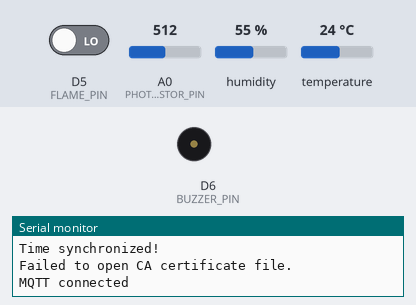
Simulated run of this sketch. Board: ESP8266 (NodeMCU). Parts: buzzer (waves = sounding), the last lines printed to the serial monitor. The test bench sets the inputs (shaded band); at power-on: D5 (FLAME_PIN) LOW, A0 (PHOTORESISTOR_PIN) = 512, humidity 55 %, temperature 24 °C. WiFi joins after 1.5 s; servers stay silent unless stated; the local clock reads 2024-03-15 10:24:30 at power-on unless the sketch sets it; storage starts empty; no MQTT or app messages arrive unless stated.

Above: at 2.7 s.
2.8 s: D5 (FLAME_PIN) driven HIGH
At 3.5 s:
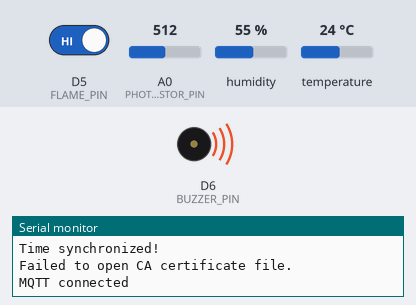
4.5 s: D5 (FLAME_PIN) driven LOW
At 5.9 s:
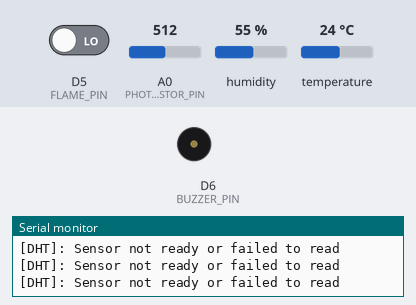
Timing chart, 0 to 7.5 s (numbered marks = the images above; inputs shaded):
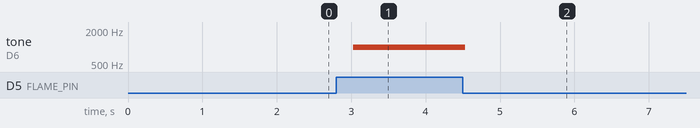

Measured:
- after the input at 2.8 s, tone on D6 (BUZZER_PIN): silent → 1000 Hz after 0.23 s
- after the input at 4.5 s, tone on D6 (BUZZER_PIN): 1000 Hz → silent at once

The sketch:

project.ino
```cpp
#include <ESP8266WiFi.h>
#include <WiFiClientSecure.h>
#include <PubSubClient.h>
#include <LittleFS.h>
#include <time.h>

const bool SILENCE_SENSOR_LOGS = 1;
const char* TEMPERATURE_TOPIC = "lnola/sensor/temperature";
const char* HUMIDITY_TOPIC = "lnola/sensor/humidity";
const char* PHOTORESISTOR_TOPIC = "lnola/sensor/light-level";
const char* FLAME_TOPIC = "lnola/sensor/flame";

const char* WIFI_SSID = "Ferrotel";
const char* WIFI_PASSWORD = "ferrotel2018";
const char* MQTT_SERVER = "188.245.235.247";
const int MQTT_PORT = 8883;

WiFiClientSecure wifiClient;
PubSubClient mqtt(wifiClient);

void setup_wifi() {
  Serial.print("Connecting to WiFi...");
  WiFi.begin(WIFI_SSID, WIFI_PASSWORD);
  while (WiFi.status() != WL_CONNECTED) {
    delay(500);
    Serial.print(".");
  }
  Serial.println("\nWiFi connected!");
}

void configure_time() {
  configTime(0, 0, "pool.ntp.org", "time.nist.gov");
  Serial.print("Waiting for time sync...");
  while (time(nullptr) < 100000) {
    delay(500);
    Serial.print(".");
  }
  Serial.println("\nTime synchronized!");
}

void load_certificates() {
  if (!LittleFS.begin()) {
    Serial.println("Failed to mount LittleFS.");
    return;
  }

  File caCertFile = LittleFS.open("/ca.crt", "r");
  if (!caCertFile) {
    Serial.println("Failed to open CA certificate file.");
    return;
  }
  String caCert = caCertFile.readString();
  caCertFile.close();
  wifiClient.setTrustAnchors(new BearSSL::X509List(caCert.c_str()));

  File clientCertFile = LittleFS.open("/client.crt", "r");
  if (!clientCertFile) {
    Serial.println("Failed to open client certificate file.");
    return;
  }
  String clientCert = clientCertFile.readString();
  clientCertFile.close();

  File clientKeyFile = LittleFS.open("/client.key", "r");
  if (!clientKeyFile) {
    Serial.println("Failed to open client private key file.");
    return;
  }
  String clientKey = clientKeyFile.readString();
  clientKeyFile.close();

  wifiClient.setClientRSACert(new BearSSL::X509List(clientCert.c_str()),
                              new BearSSL::PrivateKey(clientKey.c_str()));

  Serial.println("Certificates loaded successfully.");
}

void reconnect() {
  while (!mqtt.connected()) {
    if (mqtt.connect("ESP8266Client")) {
      Serial.println("MQTT connected");
    } else {
      Serial.print("MQTT connection failed, rc=");
      Serial.println(mqtt.state());
      delay(5000);
    }
  }
}

#include <Ticker.h>
#include "dhtnew.h"

#define DHT_PIN D7
#define PHOTORESISTOR_PIN A0
#define FLAME_PIN D5
#define BUZZER_PIN D6

DHTNEW dht(DHT_PIN);

Ticker dhtTicker;
Ticker photoresistorTicker;
Ticker flameTicker;

volatile bool dhtReady = false;
volatile bool photoresistorReady = false;
volatile bool flameReady = false;

void set_dht_ready() {
  dhtReady = true;
}

void set_photoresistor_ready() {
  photoresistorReady = true;
}

void set_flame_ready() {
  flameReady = true;
}

void read_dht() {
  if (!dht.read()) {
    Serial.println("[DHT]: Sensor not ready or failed to read");
    return;
  }
  float temperature = dht.getTemperature();
  float humidity = dht.getHumidity();

  if (!SILENCE_SENSOR_LOGS) {
    Serial.print("[DHT]: Temperature: ");
    Serial.print(temperature);
    Serial.print("°C, Humidity: ");
    Serial.print(humidity);
    Serial.println("%");
  }

  char temperaturePayload[10];
  char humidityPayload[10];
  snprintf(temperaturePayload, sizeof(temperaturePayload), "%.0f", temperature);
  snprintf(humidityPayload, sizeof(humidityPayload), "%.0f", humidity);

  mqtt.publish(TEMPERATURE_TOPIC, temperaturePayload);
  mqtt.publish(HUMIDITY_TOPIC, humidityPayload);

  dhtReady = false;
}

void read_photoresistor() {
  int value = analogRead(PHOTORESISTOR_PIN);
  if (!SILENCE_SENSOR_LOGS) {
    Serial.print("[Photoresistor]: Value: ");
    Serial.println(value);
  }

  char payload[10];
  snprintf(payload, sizeof(payload), "%d", value);
  mqtt.publish(PHOTORESISTOR_TOPIC, payload);

  photoresistorReady = false;
}

void read_flame() {
  int value = digitalRead(FLAME_PIN);
  if (!SILENCE_SENSOR_LOGS) {
    Serial.print("[Flame]: Value: ");
    Serial.println(value);
  }

  if (value == HIGH) {
    tone(BUZZER_PIN, 1000);
  } else {
    noTone(BUZZER_PIN);
  }

  char payload[10];
  snprintf(payload, sizeof(payload), "%d", value);
  mqtt.publish(FLAME_TOPIC, payload);

  flameReady = false;
}

void setup() {
  Serial.begin(115200);

  // WiFi setup
  setup_wifi();
  configure_time();
  load_certificates();

  // MQTT setup
  mqtt.setServer(MQTT_SERVER, MQTT_PORT);

  // SENSOR PIN setup
  pinMode(FLAME_PIN, INPUT);
  pinMode(BUZZER_PIN, OUTPUT);

  // SENSOR TICKER setup
  dhtTicker.attach(2, set_dht_ready);
  photoresistorTicker.attach(0.5, set_photoresistor_ready);
  flameTicker.attach(0.5, set_flame_ready);
}

void loop() {
  if (!mqtt.connected()) reconnect();
  mqtt.loop();

  if (dhtReady) read_dht();
  if (photoresistorReady) read_photoresistor();
  if (flameReady) read_flame();
}
```

examples.ino
```cpp
// *** RGB ***
// int red = 2; // select the pin for the red LED
// int green = 3 ;// select the pin for the green LED
// int blue = 4; // select the pin for the blue LED

// void setup () {
//   pinMode (red, OUTPUT);
//   pinMode (blue, OUTPUT);
//   pinMode (green, OUTPUT);
// }

// void loop ()
// {
//   analogWrite(blue, 0);
//   analogWrite(red, 255);
//   delay(1000);
//   analogWrite(red, 0);
//   analogWrite(green, 255);
//   delay(1000);
//   analogWrite(green, 0);
//   analogWrite(blue, 255);
//   delay(1000);
// }
// *** RGB ***

// *** BUZZER ***
// const int buzzerPin = D7;

// void setup() {
//   pinMode(buzzerPin, OUTPUT);
// }

// void loop() {
//   tone(buzzerPin, 1000); // Produces a 1 kHz tone, comfortable for most people.
//   delay(1000);           // Keep the tone for 1 second.
//   noTone(buzzerPin);     // Stop the tone.
//   delay(1000);           // Wait for 1 second.
// }
// *** BUZZER ***

// *** PHOTORESISTOR ***
// const int outputPin = A0;

// void setup() {
//   Serial.begin(9600);
//   Serial.println("Analog Sensor Test Sketch...\nReading Sensor.");
// }

// void loop() {
//   int sensorVal = analogRead(outputPin);

//   Serial.print("Sensor value: ");
//   Serial.println(sensorVal);

//   delay(100);
// }
// *** PHOTORESISTOR ***

// *** HUMIDITY + TEMP ***
// #include <DHT.h> //Please make sure you search for, and install the DHT11 library.
//  //Refer to the section on installing libraries for assistance.

// //Variables:
// DHT dht(D7, DHT11); //Initialize the object for the sensor. Pin 7 in this case, and a DHT11 sensor.

// void setup() {
//  // put your setup code here, to run once:
//  Serial.begin(9600);
//  Serial.println("Temp and Humidity (DHT11) demo by Tyson Popynick, please freely edit and use this code for any purpose.\nprot3us1@gmail.com\n\n");
//  dht.begin(); //Begin communication with sensor
// }
// void loop() {
//   float humidity = dht.readHumidity(); //Read and store the humidity from the sensor
//   float temperature = dht.readTemperature(); //Read and store the temperature from the sensor (Celcius)
//   if (isnan(humidity) || isnan(temperature)) { //isnan means is not a number. If the data is coming back corrupt this should catch it
//     Serial.println("Error reading");
//     return; //This will return to the start of the loop without executing the code below.
//   }

//   float heatIndex = dht.computeHeatIndex(temperature,humidity,false); //Read and store the heat index from the sensor
//   Serial.print("Humidity: ");
//   Serial.print(humidity);
//   Serial.print(" Temperature: ");
//   Serial.print(temperature);
//   Serial.print(" Heat Index: ");
//   Serial.println(heatIndex); //Print all the values to the serial monitor
//   delay(2000); //Wait 2 seconds so we arent scrolling the serial screen too fast.
// }
// *** HUMIDITY + TEMP ***

// *** FIRE + DIGITAL TEMP (crveni) ***
// /*
// Modify these variables to change parameters.
// At the bottom of the code there are functions that are activated based on the sensor readings.
// Add your own code inside these functions if you wish to use this code as a starting point.
// The code is well-commented, so you should be able to follow easily.
// ----By Tyson Popynick 2016 - Free to modify or use unrestricted without credit or remuneration. ----
// */
// //Variables:
// int debug_showDigital = 0; //Show digital result in serial output?
// int debug_showAnalog = 1; //Show analog result in serial output?
// int timeDelay = 500; //Time to wait between readings. 1000 = 1 second.
// int thresholdVal = 500; //Threshold level for triggers
// void setup() {
//  // put your setup code here, to run once:
//   Serial.begin(9600); //Start serial communication with the Arduino
//   Serial.println("Arduino Analog/Digital module sketch...\nSerial Started."); //The arduino sends this through the serial monitor to show it is ready.
//   pinMode(D7, INPUT); //Set the digital pin to input. Analog pins are automatically input.
// }
// void loop() {
//   //Read the sensor and store the values.
//   int digitalVal = digitalRead(D7); //Read Digital pin and store result
//   int analogVal = analogRead(A0); //Read analog pin and store result
//   //Debug output
//   if (debug_showDigital) { //If the debug_showDigital variable is set to 1 output data to serial.
//     Serial.print("Digital Result: ");
//     Serial.print(digitalVal);
//   if (debug_showAnalog) {
//     Serial.print(" ");
//   }
//   else {
//     Serial.print("\n");
//   }
//   }
//   if (debug_showAnalog) { //If the debug_showAnalog variable is set to 1 output data to serial.
//     Serial.print("Analog Result: ");
//     Serial.println(analogVal);
//   }
//   //Delay
//   delay(timeDelay); //Wait for specified period, then repeat.
// }
// *** FIRE ***

// *** TEMP DIGITAL ***
// //----Begin Code (copy from here)----
// //Includes:
// #include <OneWire.h> //includes the functions needed to communicate with the 1-wire protocol
// #include <DallasTemperature.h> //includes conversion functions from F to C etc, as well as the actual code to talk to the sensor.
// //Variables:
// OneWire oneWire(D7); //Set the One Wire Data bus on pin 7.
// DallasTemperature sensor(&oneWire); //This is passing a reference to the sensor object. This isnt commonly needed.

// void setup() {
//  // put your setup code here, to run once:
// Serial.begin(9600);
// Serial.println("Communicating with the temperature sensor via 1-wire protocol. \nFetching data...");
// sensor.begin(); //Begin talking to the sensor
// }
// void loop() {
//  // put your main code here, to run repeatedly:
// sensor.requestTemperatures(); //Request temperatures from the sensor
// Serial.print("Temp: "); //print "Temp: "
// Serial.print(sensor.getTempCByIndex(0)); //populate the temperature reading.
// Serial.println("c"); //print "Temp: "
// }
// *** TEMP DIGITAL ***
```
